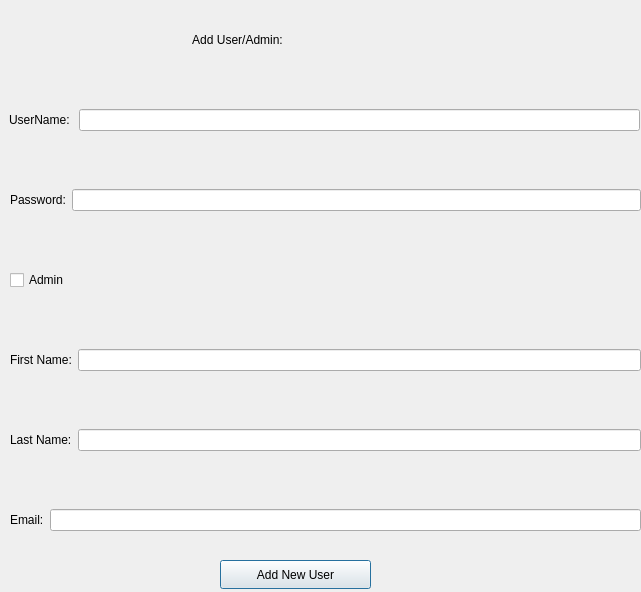
<?xml version="1.0" encoding="UTF-8"?>
<ui version="4.0">
 <class>AddUser</class>
 <widget class="QDialog" name="AddUser">
  <property name="geometry">
   <rect>
    <x>0</x>
    <y>0</y>
    <width>641</width>
    <height>592</height>
   </rect>
  </property>
  <property name="windowTitle">
   <string>Dialog</string>
  </property>
  <widget class="QWidget" name="horizontalLayoutWidget">
   <property name="geometry">
    <rect>
     <x>9</x>
     <y>80</y>
     <width>631</width>
     <height>80</height>
    </rect>
   </property>
   <layout class="QHBoxLayout" name="horizontalLayout_3">
    <item>
     <widget class="QLabel" name="UserName">
      <property name="text">
       <string>UserName: </string>
      </property>
     </widget>
    </item>
    <item>
     <widget class="QLineEdit" name="UserNameInput"/>
    </item>
   </layout>
  </widget>
  <widget class="QLabel" name="Title">
   <property name="geometry">
    <rect>
     <x>112</x>
     <y>30</y>
     <width>251</width>
     <height>20</height>
    </rect>
   </property>
   <property name="text">
    <string>Add User/Admin:</string>
   </property>
   <property name="alignment">
    <set>Qt::AlignCenter</set>
   </property>
  </widget>
  <widget class="QWidget" name="horizontalLayoutWidget_2">
   <property name="geometry">
    <rect>
     <x>10</x>
     <y>160</y>
     <width>631</width>
     <height>80</height>
    </rect>
   </property>
   <layout class="QHBoxLayout" name="horizontalLayout_4">
    <item>
     <widget class="QLabel" name="Password">
      <property name="text">
       <string>Password:</string>
      </property>
     </widget>
    </item>
    <item>
     <widget class="QLineEdit" name="PasswordInput"/>
    </item>
   </layout>
  </widget>
  <widget class="QWidget" name="horizontalLayoutWidget_3">
   <property name="geometry">
    <rect>
     <x>10</x>
     <y>240</y>
     <width>631</width>
     <height>81</height>
    </rect>
   </property>
   <layout class="QHBoxLayout" name="horizontalLayout_5">
    <item>
     <widget class="QCheckBox" name="AdminCheckBox">
      <property name="text">
       <string>Admin</string>
      </property>
      <property name="checkable">
       <bool>true</bool>
      </property>
      <property name="checked">
       <bool>false</bool>
      </property>
     </widget>
    </item>
   </layout>
  </widget>
  <widget class="QWidget" name="horizontalLayoutWidget_4">
   <property name="geometry">
    <rect>
     <x>10</x>
     <y>320</y>
     <width>631</width>
     <height>80</height>
    </rect>
   </property>
   <layout class="QHBoxLayout" name="horizontalLayout_6">
    <item>
     <widget class="QLabel" name="firstName">
      <property name="text">
       <string>First Name:</string>
      </property>
     </widget>
    </item>
    <item>
     <widget class="QLineEdit" name="FirstNameInput"/>
    </item>
   </layout>
  </widget>
  <widget class="QWidget" name="horizontalLayoutWidget_5">
   <property name="geometry">
    <rect>
     <x>10</x>
     <y>400</y>
     <width>631</width>
     <height>80</height>
    </rect>
   </property>
   <layout class="QHBoxLayout" name="horizontalLayout_7">
    <item>
     <widget class="QLabel" name="lastName">
      <property name="text">
       <string>Last Name:</string>
      </property>
     </widget>
    </item>
    <item>
     <widget class="QLineEdit" name="LastNameInput"/>
    </item>
   </layout>
  </widget>
  <widget class="QWidget" name="horizontalLayoutWidget_6">
   <property name="geometry">
    <rect>
     <x>10</x>
     <y>480</y>
     <width>631</width>
     <height>80</height>
    </rect>
   </property>
   <layout class="QHBoxLayout" name="horizontalLayout_8">
    <item>
     <widget class="QLabel" name="Email">
      <property name="text">
       <string>Email:</string>
      </property>
     </widget>
    </item>
    <item>
     <widget class="QLineEdit" name="EmailInput"/>
    </item>
   </layout>
  </widget>
  <widget class="QPushButton" name="adduser">
   <property name="geometry">
    <rect>
     <x>220</x>
     <y>560</y>
     <width>151</width>
     <height>29</height>
    </rect>
   </property>
   <property name="text">
    <string>Add New User</string>
   </property>
  </widget>
 </widget>
 <resources/>
 <connections>
  <connection>
   <sender>adduser</sender>
   <signal>clicked()</signal>
   <receiver>AddUser</receiver>
   <slot>addNewUser()</slot>
   <hints>
    <hint type="sourcelabel">
     <x>295</x>
     <y>574</y>
    </hint>
    <hint type="destinationlabel">
     <x>320</x>
     <y>295</y>
    </hint>
   </hints>
  </connection>
 </connections>
 <slots>
  <slot>addNewUser()</slot>
 </slots>
</ui>
